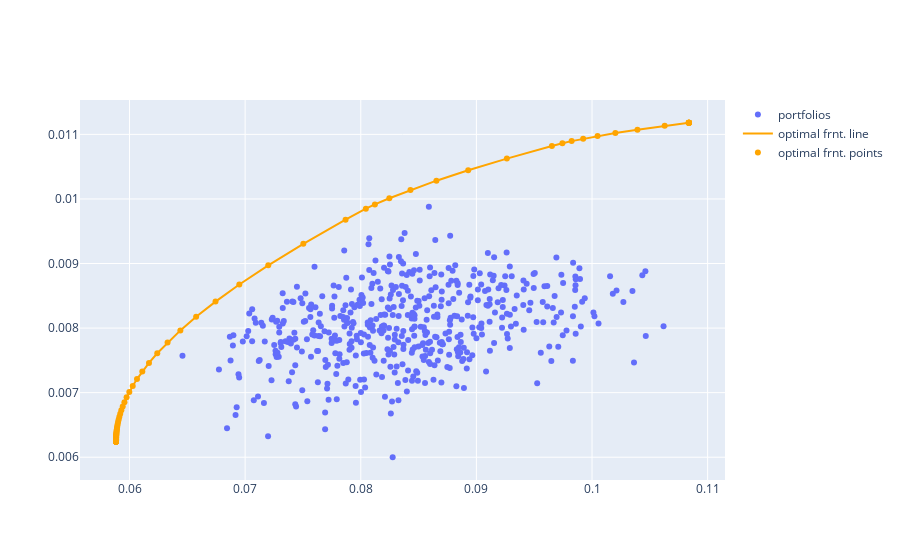

The notebook cell saved with this chart:
### Markdown cell above
### Efficient Frontier

### Code cell
import plotly.graph_objects as go

fig = go.Figure()

# Add traces
fig.add_trace(go.Scatter(x=RandomGen[0], y=RandomGen[1],mode='markers',name='portfolios'))

fig.add_trace(go.Scatter(x=RandomGen2[0], y=RandomGen2[1], mode='lines',name='optimal frnt. line', marker=dict(color="Orange")))

fig.add_trace(go.Scatter(x=RandomGen2[0], y=RandomGen2[1], mode="markers",name='optimal frnt. points', marker=dict(color="Orange")))

fig.show()
